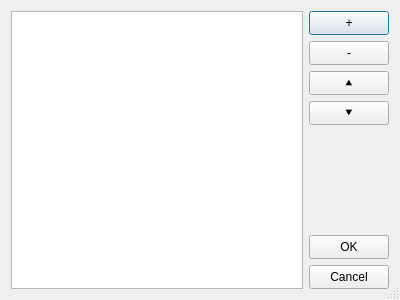
<?xml version="1.0" encoding="UTF-8"?>
<ui version="4.0">
 <class>QListDialog</class>
 <widget class="QDialog" name="QListDialog">
  <property name="geometry">
   <rect>
    <x>0</x>
    <y>0</y>
    <width>400</width>
    <height>300</height>
   </rect>
  </property>
  <property name="minimumSize">
   <size>
    <width>400</width>
    <height>300</height>
   </size>
  </property>
  <property name="windowTitle">
   <string>|| Edit List</string>
  </property>
  <property name="sizeGripEnabled">
   <bool>true</bool>
  </property>
  <property name="modal">
   <bool>true</bool>
  </property>
  <layout class="QHBoxLayout" name="centralLayout">
   <item>
    <widget class="QListWidget" name="listWidget">
     <property name="contextMenuPolicy">
      <enum>Qt::CustomContextMenu</enum>
     </property>
     <property name="styleSheet">
      <string notr="true">QTableView::item { height: 24; };</string>
     </property>
     <property name="editTriggers">
      <set>QAbstractItemView::DoubleClicked</set>
     </property>
     <property name="alternatingRowColors">
      <bool>true</bool>
     </property>
     <property name="selectionMode">
      <enum>QAbstractItemView::SingleSelection</enum>
     </property>
     <property name="selectionBehavior">
      <enum>QAbstractItemView::SelectRows</enum>
     </property>
    </widget>
   </item>
   <item>
    <widget class="QWidget" name="buttonsWidget" native="true">
     <layout class="QVBoxLayout" name="verticalLayout">
      <property name="leftMargin">
       <number>0</number>
      </property>
      <property name="topMargin">
       <number>0</number>
      </property>
      <property name="rightMargin">
       <number>0</number>
      </property>
      <property name="bottomMargin">
       <number>0</number>
      </property>
      <item>
       <widget class="QWidget" name="interopWidget" native="true">
        <layout class="QVBoxLayout" name="verticalLayout_2">
         <property name="leftMargin">
          <number>0</number>
         </property>
         <property name="topMargin">
          <number>0</number>
         </property>
         <property name="rightMargin">
          <number>0</number>
         </property>
         <property name="bottomMargin">
          <number>0</number>
         </property>
         <item>
          <widget class="QPushButton" name="addPushButton">
           <property name="minimumSize">
            <size>
             <width>0</width>
             <height>24</height>
            </size>
           </property>
           <property name="maximumSize">
            <size>
             <width>16777215</width>
             <height>24</height>
            </size>
           </property>
           <property name="text">
            <string>+</string>
           </property>
          </widget>
         </item>
         <item>
          <widget class="QPushButton" name="removePushButton">
           <property name="minimumSize">
            <size>
             <width>0</width>
             <height>24</height>
            </size>
           </property>
           <property name="maximumSize">
            <size>
             <width>16777215</width>
             <height>24</height>
            </size>
           </property>
           <property name="text">
            <string>-</string>
           </property>
          </widget>
         </item>
         <item>
          <widget class="QPushButton" name="upPushButton">
           <property name="minimumSize">
            <size>
             <width>0</width>
             <height>24</height>
            </size>
           </property>
           <property name="maximumSize">
            <size>
             <width>16777215</width>
             <height>24</height>
            </size>
           </property>
           <property name="text">
            <string>⯅</string>
           </property>
          </widget>
         </item>
         <item>
          <widget class="QPushButton" name="downPushButton">
           <property name="minimumSize">
            <size>
             <width>0</width>
             <height>24</height>
            </size>
           </property>
           <property name="maximumSize">
            <size>
             <width>16777215</width>
             <height>24</height>
            </size>
           </property>
           <property name="text">
            <string>⯆</string>
           </property>
          </widget>
         </item>
        </layout>
       </widget>
      </item>
      <item>
       <spacer name="verticalSpacer">
        <property name="orientation">
         <enum>Qt::Vertical</enum>
        </property>
        <property name="sizeHint" stdset="0">
         <size>
          <width>20</width>
          <height>40</height>
         </size>
        </property>
       </spacer>
      </item>
      <item>
       <widget class="QPushButton" name="okayPushButton">
        <property name="minimumSize">
         <size>
          <width>0</width>
          <height>24</height>
         </size>
        </property>
        <property name="maximumSize">
         <size>
          <width>16777215</width>
          <height>24</height>
         </size>
        </property>
        <property name="text">
         <string>OK</string>
        </property>
       </widget>
      </item>
      <item>
       <widget class="QPushButton" name="cancelPushButton">
        <property name="minimumSize">
         <size>
          <width>0</width>
          <height>24</height>
         </size>
        </property>
        <property name="maximumSize">
         <size>
          <width>16777215</width>
          <height>24</height>
         </size>
        </property>
        <property name="text">
         <string>Cancel</string>
        </property>
       </widget>
      </item>
     </layout>
    </widget>
   </item>
  </layout>
 </widget>
 <resources/>
 <connections>
  <connection>
   <sender>okayPushButton</sender>
   <signal>clicked()</signal>
   <receiver>QListDialog</receiver>
   <slot>accept()</slot>
   <hints>
    <hint type="sourcelabel">
     <x>352</x>
     <y>249</y>
    </hint>
    <hint type="destinationlabel">
     <x>199</x>
     <y>149</y>
    </hint>
   </hints>
  </connection>
  <connection>
   <sender>cancelPushButton</sender>
   <signal>clicked()</signal>
   <receiver>QListDialog</receiver>
   <slot>reject()</slot>
   <hints>
    <hint type="sourcelabel">
     <x>352</x>
     <y>278</y>
    </hint>
    <hint type="destinationlabel">
     <x>199</x>
     <y>149</y>
    </hint>
   </hints>
  </connection>
 </connections>
</ui>
